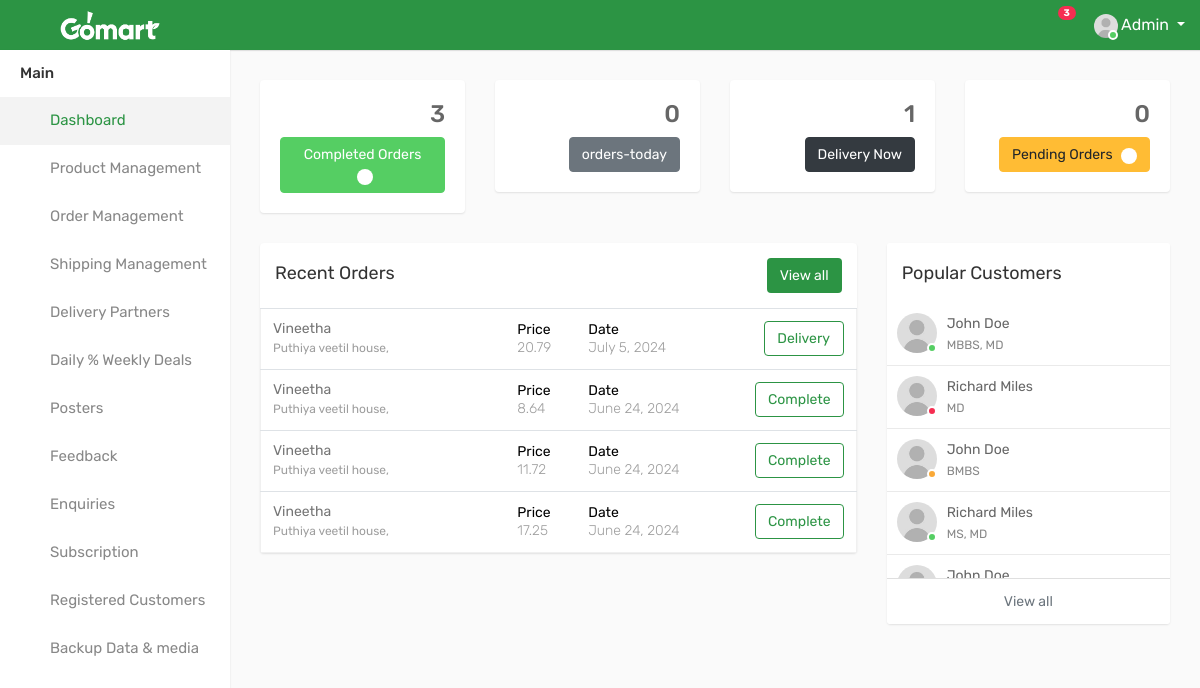
Before: /Admin_Home/ (signed in) with the older database file.
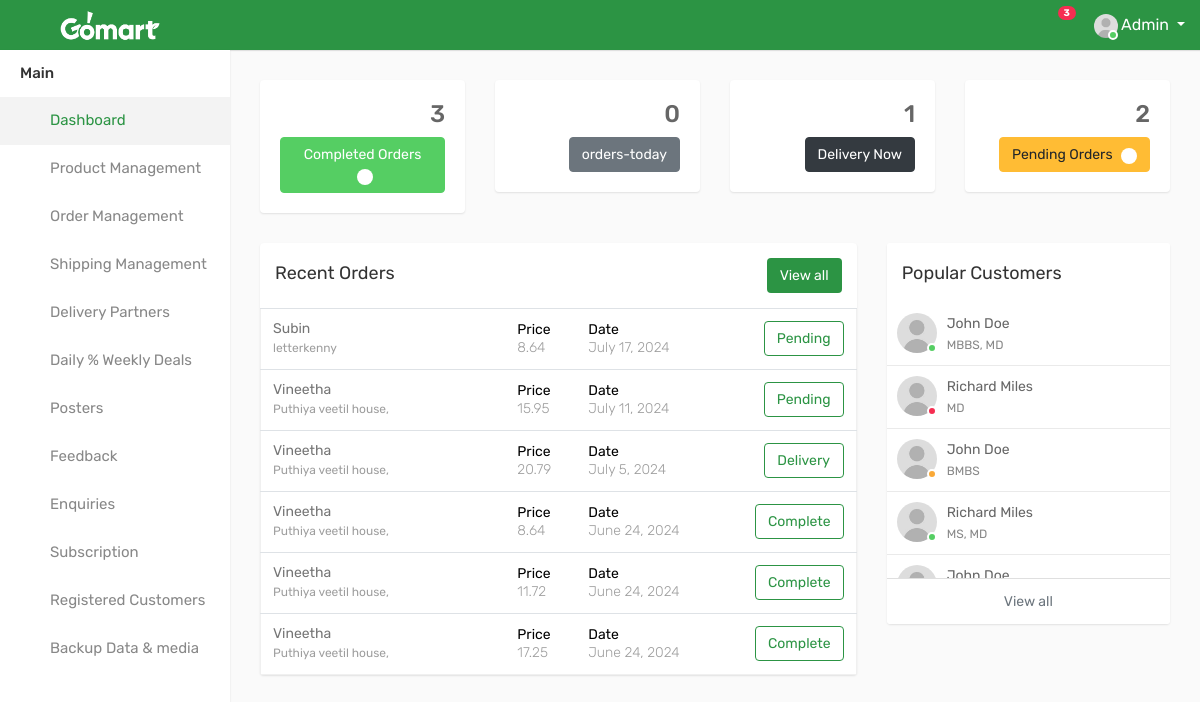
After: the same page with the newer database file.
### GoApp/models.py (models this page shows, shortened)
class tbl_Checkout(models.Model):
    user = models.ForeignKey(tbl_SignUp, on_delete=models.CASCADE, null=True)
    orderid = models.IntegerField(null=True)
    invoice_number = models.IntegerField(null=True)
    total_items = models.CharField(max_length=100, null=True)
    item_price = models.FloatField(null=True)
    ship_charge = models.FloatField(null=True)
    total_after_ship = models.FloatField(null=True)
    discount = models.CharField(max_length=100, null=True)
    created_at = models.DateField(auto_now_add=True,null=True)
    created_time=models.TimeField(auto_now_add=True,null=True)
    ship_address = models.ForeignKey(tbl_Shipment_Address, on_delete=models.CASCADE, null=True)
    status = models.CharField(max_length=100, null=True)
    payment_method = models.CharField(max_length=100, null=True)

class tbl_SignUp(models.Model):
    user = models.ForeignKey(User, on_delete=models.CASCADE, null=True)
    email = models.EmailField(null=True)
    mobile = models.CharField(max_length=20, null=True)
    fullname = models.CharField(max_length=100, null=True)
    password = models.CharField(max_length=100, null=True)
    dp = models.ImageField(upload_to="media", null=True)
    status = models.CharField(max_length=100, null=True)

class tbl_Shipment_Address(models.Model):
    user = models.ForeignKey(tbl_SignUp, on_delete=models.CASCADE, null=True)
    first_name = models.CharField(max_length=100)
    last_name = models.CharField(max_length=100)
    street_address = models.CharField(max_length=255)
    mobile = models.CharField(max_length=20)
    email = models.EmailField()
    state = models.CharField(max_length=100)
    Eircode = models.CharField(max_length=20)

### GoApp/views.py (the view)
# urls.py: path("Admin_Home/", views.Admin_Home),
@never_cache
@login_required(login_url='/Gomart_Admin/')
def Admin_Home(request):
    current_date=date.today()
    comp_orders=tbl_Checkout.objects.filter(status="Complete").count()
    pend_orders=tbl_Checkout.objects.filter(status="Pending").count()
    deli_now=tbl_Checkout.objects.filter(status="Delivery").count()
    today_orders=tbl_Checkout.objects.filter(created_at=current_date).count()
    recent=tbl_Checkout.objects.all().order_by('-id')[:6]
    context={
        "comp_orders":comp_orders,
        "pend_orders":pend_orders,
        "deli_now":deli_now,
        "today_orders":today_orders,
        "recent":recent
    }
    return render(request, "Admin_Home.html",context)

### templates/Admin_Home.html (shortened to what the changed rows need)
{% load static %}
{% include 'left_nav.html' %}
<div class="page-wrapper">
            <div class="content">
                <div class="row">
                    <div class="col-md-6 col-sm-6 col-lg-6 col-xl-3">
                        <div class="dash-widget">
                            <div class="dash-widget-info text-right">
                                <h3>{{pend_orders}}</h3>
                                <a href="/pending_orders/" class="widget-title4 btn btn-warning"> <span class="widget-title4">Pending Orders <i class="fa fa-check" aria-hidden="true"></i></span></a>
                            </div>
                        </div>
                    </div>
                </div>
				<div class="row">
					<div class="col-12 col-md-6 col-lg-8 col-xl-8">
						<div class="card">
							<div class="card-body p-0">
								<div class="table-responsive">
									<table class="table mb-0">
										<tbody>
                                        {% for i in recent %}
											<tr>
												<td style="min-width: 200px;">
													<h2><a href="profile.html">{{i.user.fullname}} <span>{{i.ship_address.street_address}}</span></a></h2>
												</td>
												<td>
													<h5 class="time-title p-0">Price</h5>
													<p>{{i.total_after_ship}}</p>
												</td>
												<td>
													<h5 class="time-title p-0">Date</h5>
													<p>{{i.created_at}}</p>
												</td>
												<td class="text-right">
													<a href="#" class="btn btn-outline-primary take-btn">{{i.status}}</a>
												</td>
											</tr>
                                        {% endfor %}
										</tbody>
									</table>
								</div>
							</div>
						</div>
					</div>
				</div>
            </div>
        </div>

Changed rows visible on the page:
added tbl_Checkout: user.fullname "Subin", ship_address.street_address "letterkenny", total_after_ship "8.64", created_at "July 17, 2024", status "Pending"
added tbl_Checkout: user.fullname "Vineetha", ship_address.street_address "Puthiya veetil house,", total_after_ship "15.95", created_at "July 11, 2024", status "Pending"
Other visible differences:
{{ pend_orders }}: "0" → "2"
